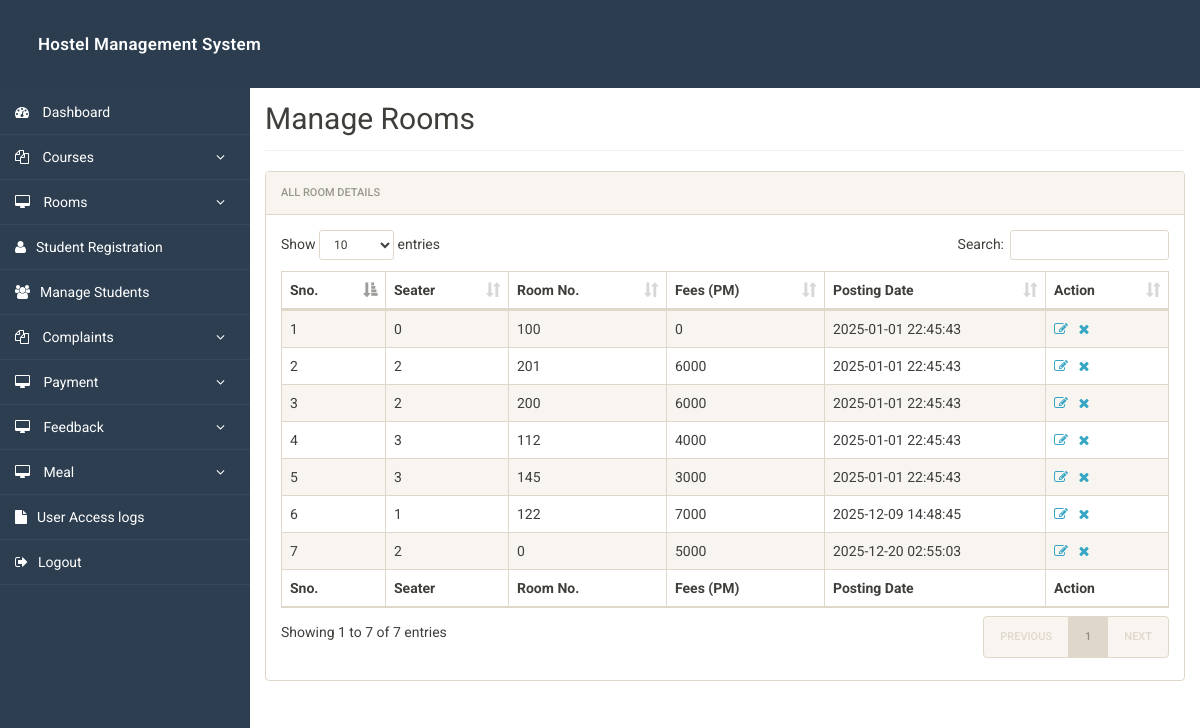
Screenshot of /admin/manage-rooms.php (signed in) with the database file from the repository.
### tables this page shows
CREATE TABLE `rooms` (
  `id` int(11) NOT NULL,
  `seater` int(11) DEFAULT NULL,
  `room_no` int(11) DEFAULT NULL,
  `fees` int(11) DEFAULT NULL,
  `posting_date` timestamp NULL DEFAULT current_timestamp()
);

### admin/manage-rooms.php (the view, shortened to what this page needs)
<?php
include('includes/config.php');
?>
<!doctype html>
<html lang="en" class="no-js">
<head>
	<link rel="stylesheet" href="css/font-awesome.min.css">
	<link rel="stylesheet" href="css/bootstrap.min.css">
	<link rel="stylesheet" href="css/dataTables.bootstrap.min.css">
	<link rel="stylesheet" href="css/bootstrap-social.css">
	<link rel="stylesheet" href="css/bootstrap-select.css">
	<link rel="stylesheet" href="css/fileinput.min.css">
	<link rel="stylesheet" href="css/awesome-bootstrap-checkbox.css">
	<link rel="stylesheet" href="css/style.css">
</head>
<body>
	<?php include('includes/header.php');?>
	<div class="ts-main-content">
			<?php include('includes/sidebar.php');?>
		<div class="content-wrapper">
			<div class="container-fluid">
				<div class="row">
					<div class="col-md-12">
						<h2 class="page-title" style="margin-top: 4%">Manage Rooms</h2>
						<div class="panel panel-default">
							<div class="panel-heading">All Room Details</div>
							<div class="panel-body">
								<table id="zctb" class="display table table-striped table-bordered table-hover" cellspacing="0" width="100%">
									<thead>
										<tr>
											<th>Sno.</th>
											<th>Seater</th>
											<th>Room No.</th>
											<th>Fees (PM) </th>
											<th>Posting Date  </th>
											<th>Action</th>
										</tr>
									</thead>
									<tfoot>
										<tr>
											<th>Sno.</th>
											<th>Seater</th>
											<th>Room No.</th>
											<th>Fees (PM) </th>
											<th>Posting Date  </th>
											<th>Action</th>
										</tr>
									</tfoot>
									<tbody>
<?php
$ret="select * from rooms";
$stmt= $mysqli->prepare($ret) ;
$stmt->execute() ;
$res=$stmt->get_result();
$cnt=1;
while($row=$res->fetch_object())
	  {
	  	?>
<tr><td><?php echo $cnt;;?></td>
<td><?php echo $row->seater;?></td>
<td><?php echo $row->room_no;?></td>
<td><?php echo $row->fees;?></td>
<td><?php echo $row->posting_date;?></td>
<td><a href="edit-room.php?id=<?php echo $row->id;?>"><i class="fa fa-edit"></i></a>&nbsp;&nbsp;
<a href="manage-rooms.php?del=<?php echo $row->id;?>" onclick="return confirm("Do you want to delete");"><i class="fa fa-close"></i></a></td>
										</tr>
									<?php
$cnt=$cnt+1;
									 } ?>
									</tbody>
								</table>
							</div>
						</div>
					</div>
				</div>
			</div>
		</div>
	</div>
</body>
</html>

### admin/css/style.css (style rules this page uses)
html { font-size: 14px; }
@media only screen and (min-width: 480px) { html { font-size: 17px; } }
@media only screen and (min-width: 768px) { html { font-size: 14px; } }
body { font-size: 1em; }
a { color: #37a6c4; }
.panel { overflow: hidden; }
.page-title { padding-bottom: 15px; margin-bottom: 20px; border-bottom: 1px solid #f0f0f0; }
.ts-main-content .content-wrapper { padding-top: 15px; margin-top: 50px !important; }
@media only screen and (min-width: 992px) { .ts-main-content .content-wrapper { margin-left: 250px; } }

### rows the page displays
rooms: seater "0", room_no "100", fees "0", posting_date "2025-01-01 22:45:43"
rooms: seater "2", room_no "201", fees "6000", posting_date "2025-01-01 22:45:43"
rooms: seater "2", room_no "200", fees "6000", posting_date "2025-01-01 22:45:43"
rooms: seater "3", room_no "112", fees "4000", posting_date "2025-01-01 22:45:43"
rooms: seater "3", room_no "145", fees "3000", posting_date "2025-01-01 22:45:43"
rooms: seater "1", room_no "122", fees "7000", posting_date "2025-12-09 14:48:45"
rooms: seater "2", room_no "0", fees "5000", posting_date "2025-12-20 02:55:03"
